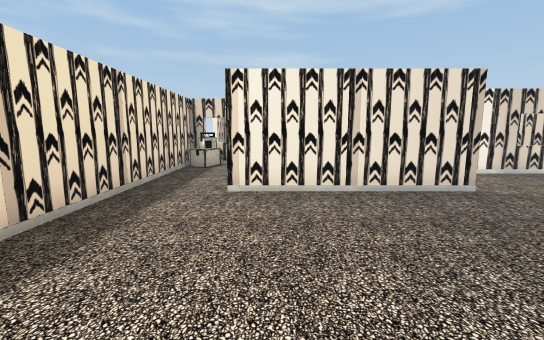
View 1 (above)

24 first-person views from a walk through a 3-D level made in the Unity game engine. The camera is 1.5 m above the floor, tilts 8° down and sees 90° across. The floor is counted in squares, 1 m on a side. Each view is taken from the middle of a square. On the plan, view 1 faces up. The plan holds only what a view shows up to about 14 squares ahead; the rest is blank. The player is left out. Door leaves are left out, so doorways stand open. Some surface patterns are stand-ins.

View 2
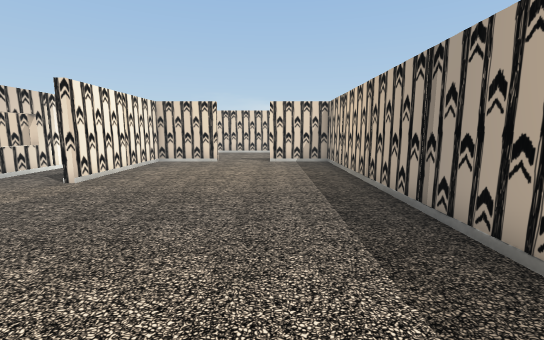

View 3
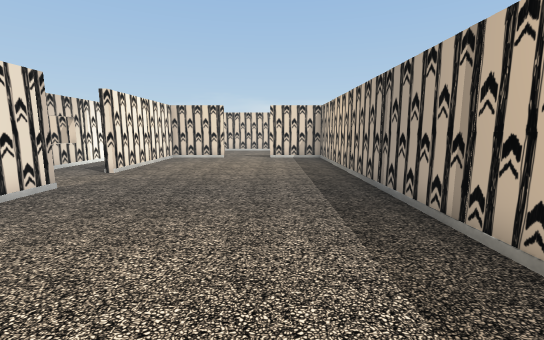

View 4
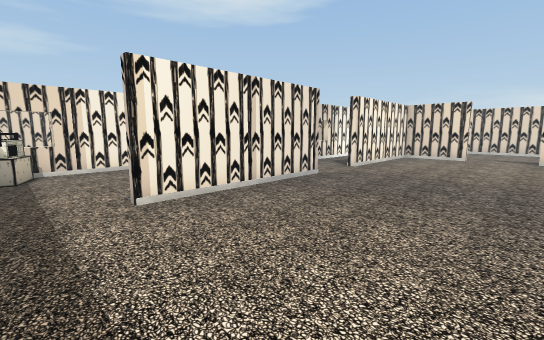

View 5
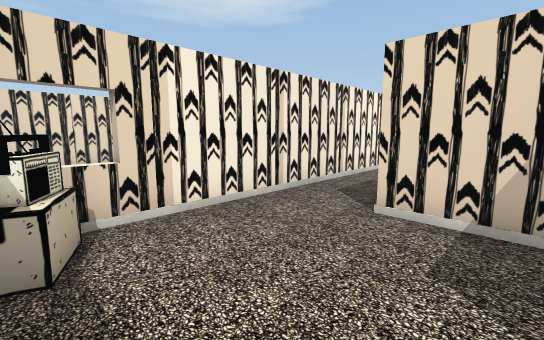

View 6
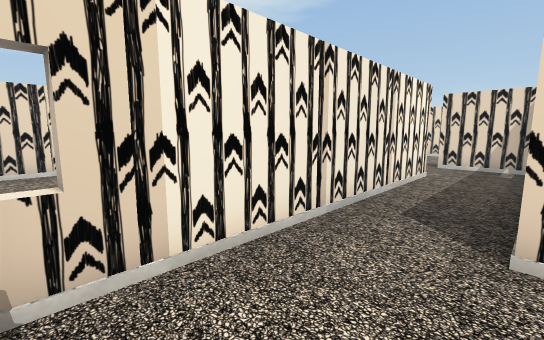

View 7
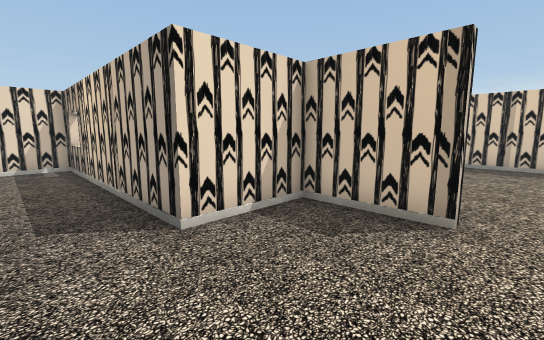

View 8
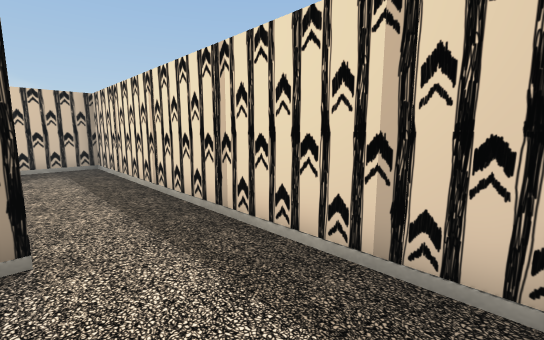

View 9
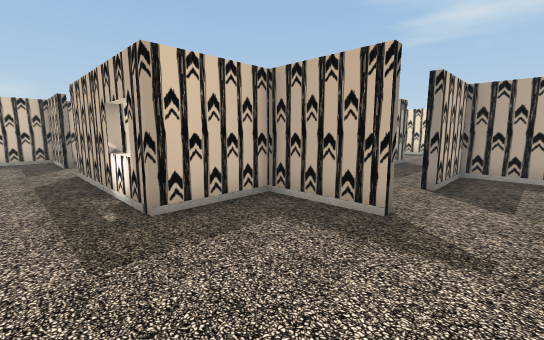

View 10
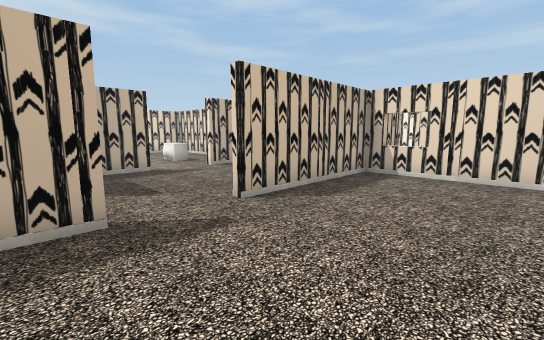

View 11
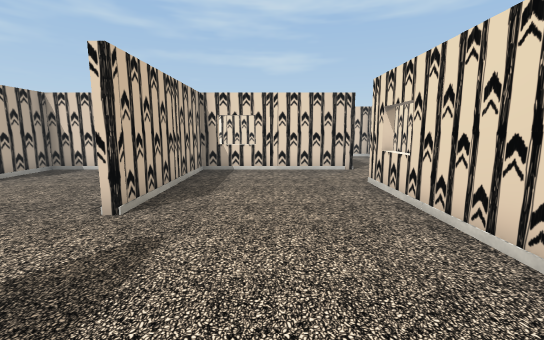

View 12
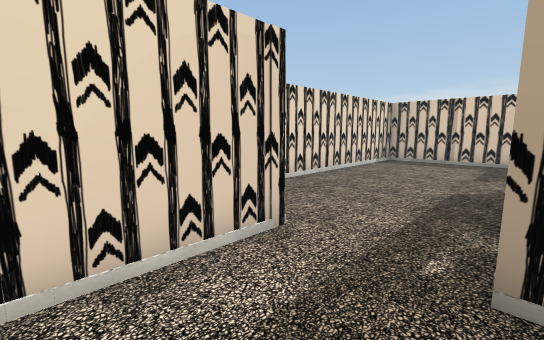

View 13
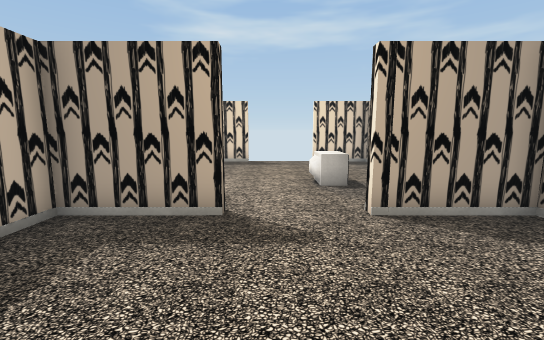

View 14
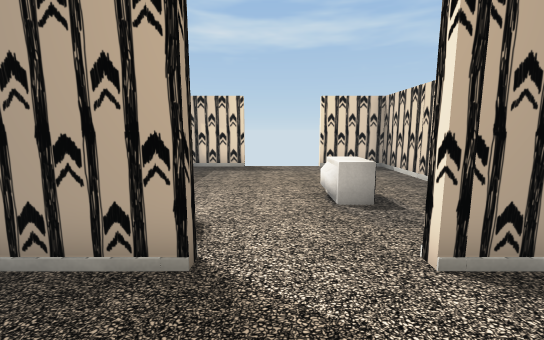

View 15
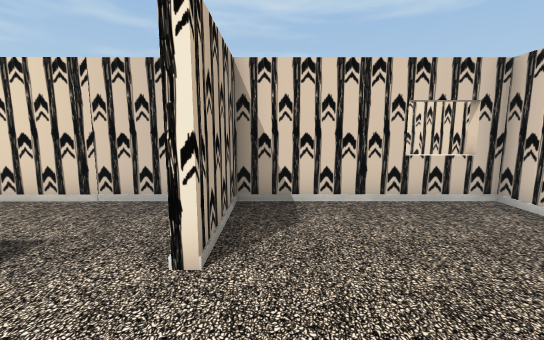

View 16
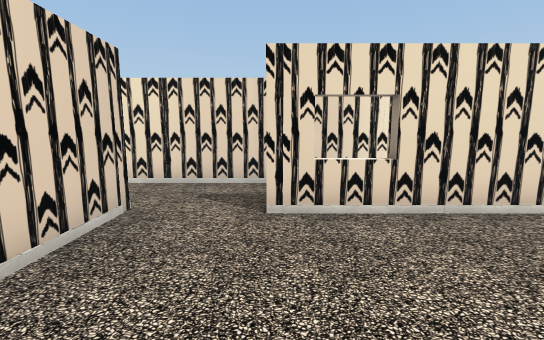

View 17
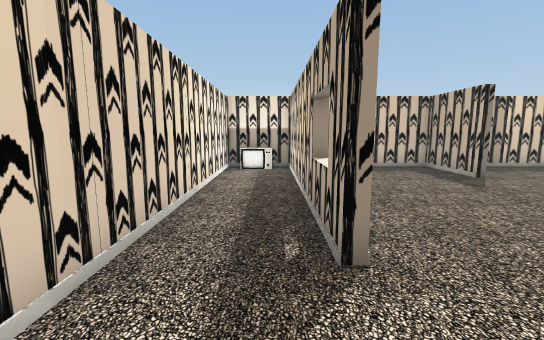

View 18
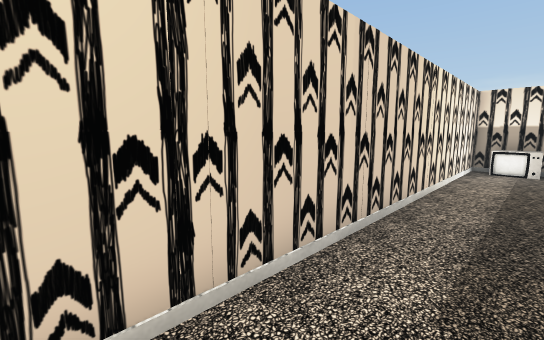

View 19
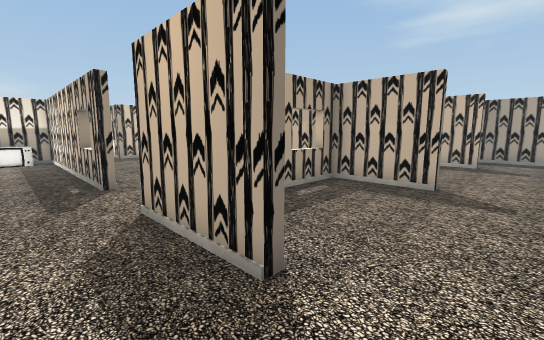

View 20
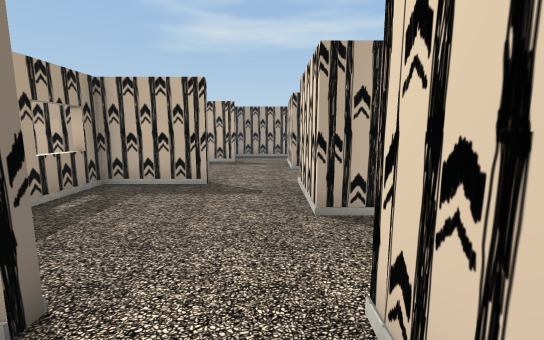

View 21
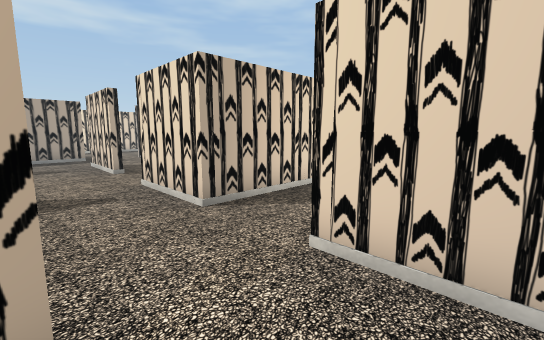

View 22
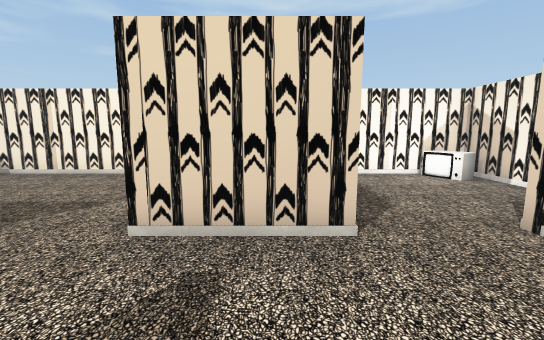

View 23
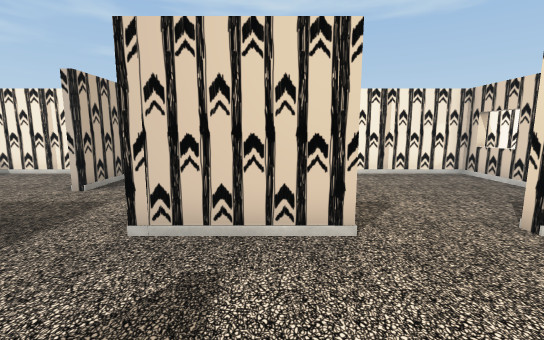

View 24
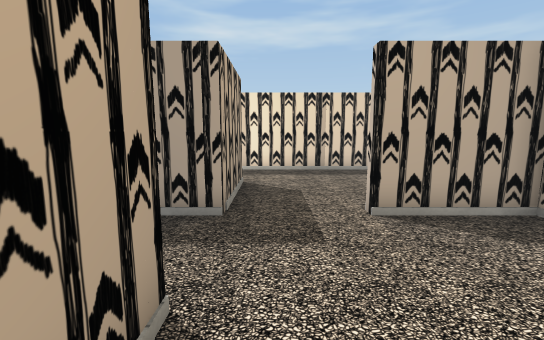

### Floor plan
Key: @ floor where view 1 was taken; # wall or solid block; x gap in a wall; . floor; D open door; = window, fence, low wall or low ledge; O other object.
Columns run from 4 left of view 1 to 20 right of it. Each row starts with its distance up from view 1.
 34  ##O#####O##  #O#####O###
 33 #.... #...... ....# ..OO#
 32 #.....#...........= ...O#
 31 O.....O...........O.....
 30 #.....D...........#.....
 29 #.....D...........#....
 28 ODDO##ODDO##ODDO##ODDO##
 27       #..D.....D.....D..
 26       #..D.....D.....D.
 25       O..O.....O.....O..
 24          #..   #.....#..#
 23          #     #.....#..#
 22 ###O##O#####O#=O#=O##O..O
 21 #........#.....#.....D..#
 20 #........#.....#.....D..#
 19 x....OO..O.....O.....ODDO
 18  .....O..D.....#.....#..#
 17  ........D.....#.....=..#
 16 x........O.....O.....O..O
 15 #......  #.....D.....#..#
 14 #...     #.....D.....#..#
 13 ##=O##O##O##ODDO.....O..O
 12 #O.......D.....#.....#..#
 11 #O.......D.....#.....#OO#
 10 O.....O##O##O#=O##ODDO###
  9 #.....#    .....  =....
  8 #.....#   ....    #.....
  7 ODDO##O##ODDO##O##O.....
  6 #.................#.....#
  5 #.................#.....#
  4 O.................O.....O
  3 #.................D.....#
  2 #.................D.....#
  1 O.................O.....O
  0 #...@.............#.....#
 -1 #.................#.....#
 -2 ###O##O##O##O##O#####O###

Positions as (right, up) in squares from view 1, and headings:
1: (0, 0), facing up
2: (0, 1), facing right
3: (-2, 1), facing right
4: (-3, 1), facing up-right
5: (-3, 8), facing up-right
6: (-2, 10), facing up-right
7: (-2, 12), facing down-right
8: (-1, 11), facing down-left
9: (16, 15), facing down-left
10: (16, 12), facing up-left
11: (14, 11), facing up
12: (14, 13), facing down-right
13: (10, 17), facing left
14: (8, 17), facing left
15: (6, 16), facing up
16: (12, 19), facing right
17: (18, 22), facing down
18: (18, 23), facing down-right
19: (19, 27), facing down-left
20: (19, 27), facing left
21: (19, 25), facing up-left
22: (13, 24), facing up
23: (7, 24), facing up
24: (7, 29), facing left
